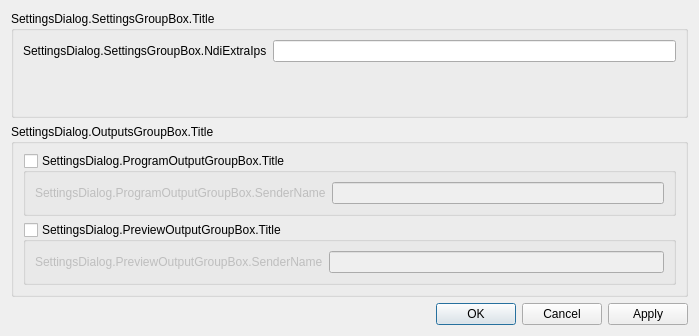
<?xml version="1.0" encoding="UTF-8"?>
<ui version="4.0">
 <class>SettingsDialog</class>
 <widget class="QDialog" name="SettingsDialog">
  <property name="geometry">
   <rect>
    <x>0</x>
    <y>0</y>
    <width>699</width>
    <height>336</height>
   </rect>
  </property>
  <property name="windowTitle">
   <string>SettingsDialog.Title</string>
  </property>
  <layout class="QVBoxLayout" name="verticalLayout">
   <item>
    <widget class="QGroupBox" name="settingsGroupBox">
     <property name="title">
      <string>SettingsDialog.SettingsGroupBox.Title</string>
     </property>
     <layout class="QGridLayout" name="gridLayout">
      <item row="0" column="0">
       <layout class="QFormLayout" name="formLayout">
        <item row="0" column="0">
         <widget class="QLabel" name="label">
          <property name="text">
           <string>SettingsDialog.SettingsGroupBox.NdiExtraIps</string>
          </property>
         </widget>
        </item>
        <item row="0" column="1">
         <widget class="QLineEdit" name="ndiExtraIpsLineEdit"/>
        </item>
       </layout>
      </item>
     </layout>
    </widget>
   </item>
   <item>
    <widget class="QGroupBox" name="outputsGroupBox">
     <property name="title">
      <string>SettingsDialog.OutputsGroupBox.Title</string>
     </property>
     <layout class="QGridLayout" name="gridLayout_2">
      <item row="0" column="0">
       <widget class="QGroupBox" name="programOutputGroupBox">
        <property name="title">
         <string>SettingsDialog.ProgramOutputGroupBox.Title</string>
        </property>
        <property name="checkable">
         <bool>true</bool>
        </property>
        <property name="checked">
         <bool>false</bool>
        </property>
        <layout class="QFormLayout" name="formLayout_2">
         <item row="0" column="0">
          <widget class="QLabel" name="programOutputSenderNameLabel">
           <property name="text">
            <string>SettingsDialog.ProgramOutputGroupBox.SenderName</string>
           </property>
          </widget>
         </item>
         <item row="0" column="1">
          <widget class="QLineEdit" name="programOutputSenderNameLineEdit"/>
         </item>
        </layout>
       </widget>
      </item>
      <item row="1" column="0">
       <widget class="QGroupBox" name="previewOutputGroupBox">
        <property name="title">
         <string>SettingsDialog.PreviewOutputGroupBox.Title</string>
        </property>
        <property name="checkable">
         <bool>true</bool>
        </property>
        <property name="checked">
         <bool>false</bool>
        </property>
        <layout class="QFormLayout" name="formLayout_3">
         <item row="0" column="0">
          <widget class="QLabel" name="previewOutputSenderNameLabel">
           <property name="text">
            <string>SettingsDialog.PreviewOutputGroupBox.SenderName</string>
           </property>
          </widget>
         </item>
         <item row="0" column="1">
          <widget class="QLineEdit" name="previewOutputSenderNameLineEdit"/>
         </item>
        </layout>
       </widget>
      </item>
     </layout>
    </widget>
   </item>
   <item>
    <widget class="QDialogButtonBox" name="buttonBox">
     <property name="orientation">
      <enum>Qt::Horizontal</enum>
     </property>
     <property name="standardButtons">
      <set>QDialogButtonBox::Apply|QDialogButtonBox::Cancel|QDialogButtonBox::Ok</set>
     </property>
    </widget>
   </item>
  </layout>
 </widget>
 <resources>
  <include location="resources.qrc"/>
 </resources>
 <connections>
  <connection>
   <sender>buttonBox</sender>
   <signal>accepted()</signal>
   <receiver>SettingsDialog</receiver>
   <slot>accept()</slot>
   <hints>
    <hint type="sourcelabel">
     <x>248</x>
     <y>254</y>
    </hint>
    <hint type="destinationlabel">
     <x>157</x>
     <y>274</y>
    </hint>
   </hints>
  </connection>
  <connection>
   <sender>buttonBox</sender>
   <signal>rejected()</signal>
   <receiver>SettingsDialog</receiver>
   <slot>reject()</slot>
   <hints>
    <hint type="sourcelabel">
     <x>316</x>
     <y>260</y>
    </hint>
    <hint type="destinationlabel">
     <x>286</x>
     <y>274</y>
    </hint>
   </hints>
  </connection>
 </connections>
</ui>
